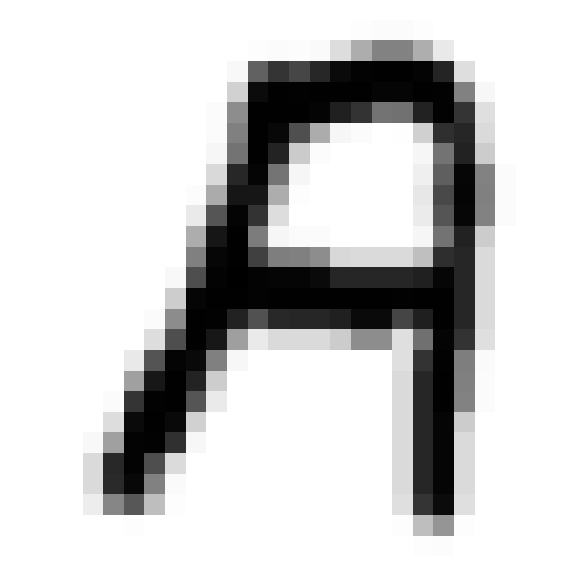
#> input picture preprocesamiento/images/inverted.png, 577 x 577 px
$ python -i FeatureExtractor.py   (imports and definitions only)
#> lines starting #> are read from the running program, lines starting #| are printed output that depends on the picture; after the words box and inside, x2 and y2 are one past the last pixel; in counts of white or black regions, pixels touching at a corner belong together
import numpy as np
from skimage.feature import local_binary_pattern, hog as sk_hog
from skimage.morphology import skeletonize
from skimage.measure import label, regionprops, moments_hu, euler_number
from scipy.ndimage import convolve

class FeatureExtractor:
    def __init__(self):
        pass

    @staticmethod
    def zoning(img: np.ndarray) -> np.ndarray:
        if img is None:
            return np.zeros(72, dtype=np.float32)
        if img.ndim == 1:
            side = int(np.sqrt(img.size))
            img = img.reshape(side, side)
        img = img.astype(np.float32, copy=False)
        bin_img = (img > 0).astype(np.float32)
        h, w = bin_img.shape
        gh, gw = h // 4, w // 4
        densities = []
        for i in range(4):
            for j in range(4):
                patch = bin_img[i*gh:(i+1)*gh, j*gw:(j+1)*gw]
                densities.append(patch.mean())
        proj_h = bin_img.sum(axis=1)
        proj_v = bin_img.sum(axis=0)
        proj_h = proj_h / (proj_h.sum() + 1e-7)
        proj_v = proj_v / (proj_v.sum() + 1e-7)
        return np.concatenate([np.array(densities, dtype=np.float32),
                            proj_h.astype(np.float32),
                            proj_v.astype(np.float32)]).astype(np.float32, copy=False)

    @staticmethod
    def hog(img: np.ndarray) -> np.ndarray:
        if img is None:
            return np.zeros(1, dtype=np.float32)
        if img.ndim == 1:
            side = int(np.sqrt(img.size))
            img = img.reshape(side, side)
        img = img.astype(np.float32, copy=False)
        if img.max() > 1.0:
            img = img / 255.0
        features = sk_hog(img,
                        orientations=9,
                        pixels_per_cell=(4, 4),
                        cells_per_block=(2, 2),
                        block_norm='L2-Hys',
                        transform_sqrt=True,
                        visualize=False,
                        feature_vector=True)
        return features.astype(np.float32, copy=False)

    @staticmethod
    def hu(img: np.ndarray) -> np.ndarray:
        if img is None:
            return np.zeros(7, dtype=np.float32)
        if img.ndim == 1:
            side = int(np.sqrt(img.size))
            img = img.reshape(side, side)
        bin_img = (img > 0).astype(np.float32)
        vals = moments_hu(bin_img)
        vals = -np.sign(vals) * np.log10(np.abs(vals) + 1e-10)
        return vals.astype(np.float32, copy=False)

    @staticmethod
    def lbp(img: np.ndarray) -> np.ndarray:
        if img is None:
            return np.zeros(10, dtype=np.float32)
        if img.ndim == 1:
            side = int(np.sqrt(img.size))
            img = img.reshape(side, side)
        if img.dtype.kind == 'f':
            if img.max() <= 1.0:
                img_uint = (np.clip(img, 0.0, 1.0) * 255).astype(np.uint8)
            else:
                img_uint = np.clip(img, 0, 255).astype(np.uint8)
        else:
            img_uint = img.astype(np.uint8, copy=False)
        lbp_img = local_binary_pattern(img_uint, P=8, R=1, method='uniform')
        hist, _ = np.histogram(lbp_img.ravel(), bins=10, range=(0, 10))
        hist = hist.astype(np.float32)
        hist /= (hist.sum() + 1e-7)
        return hist.astype(np.float32, copy=False)

    @staticmethod
    def skeleton(img: np.ndarray) -> np.ndarray:
        if img is None:
            return np.zeros(4, dtype=np.float32)
        if img.ndim == 1:
            side = int(np.sqrt(img.size))
            img = img.reshape(side, side)
        bin_img = (img > 0).astype(np.uint8)
        skel = skeletonize(bin_img > 0)
        skel_uint = skel.astype(np.uint8)
        kernel = np.array([[1,1,1],[1,0,1],[1,1,1]], dtype=np.uint8)
        neighbor_count = convolve(skel_uint, kernel, mode='constant', cval=0)
        endpoints = np.sum((skel_uint == 1) & (neighbor_count == 1))
        branches = np.sum((skel_uint == 1) & (neighbor_count >= 3))
        length = skel_uint.sum()
        area = bin_img.sum()
        ratio = length / (area + 1e-7)
        return np.array([length, endpoints, branches, ratio], dtype=np.float32)

    @staticmethod
    def countours(img: np.ndarray) -> np.ndarray:
        if img is None:
            return np.zeros(6, dtype=np.float32)
        if img.ndim == 1:
            side = int(np.sqrt(img.size))
            img = img.reshape(side, side)
        bin_img = (img > 0).astype(np.uint8)
        lbl = label(bin_img)
        props = regionprops(lbl)
        if not props:
            return np.zeros(6, dtype=np.float32)
        main = max(props, key=lambda r: r.area)
        minr, minc, maxr, maxc = main.bbox
        height = maxr - minr
        width = maxc - minc
        aspect = width / (height + 1e-7)
        perimeter = main.perimeter if hasattr(main, 'perimeter') else 0.0
        feats = [main.area, main.eccentricity, main.extent, main.solidity, aspect, perimeter]
        return np.array(feats, dtype=np.float32)

    @staticmethod
    def pixel_run_length(img: np.ndarray) -> np.ndarray:
        if img is None:
            return np.zeros(6, dtype=np.float32)
        if img.ndim == 1:
            side = int(np.sqrt(img.size))
            img = img.reshape(side, side)
        bin_img = (img > 0).astype(np.uint8)

        def runs_1d(arr):
            runs = []
            count = 0
            for v in arr:
                if v == 1:
                    count += 1
                elif count > 0:
                    runs.append(count)
                    count = 0
            if count > 0:
                runs.append(count)
            if not runs:
                return [0]
            return runs

        horiz_runs = []
        for row in bin_img:
            horiz_runs.extend(runs_1d(row))
        vert_runs = []
        for col in bin_img.T:
            vert_runs.extend(runs_1d(col))

        horiz_runs = np.array(horiz_runs, dtype=np.float32)
        vert_runs = np.array(vert_runs, dtype=np.float32)

        def stats(vec):
            return np.array([vec.mean(), vec.std(), vec.max()], dtype=np.float32) if vec.size else np.zeros(3, dtype=np.float32)

        return np.concatenate([stats(horiz_runs), stats(vert_runs)]).astype(np.float32, copy=False)

    @staticmethod
    def connectivity(img: np.ndarray) -> np.ndarray:
        if img is None:
            return np.zeros(2, dtype=np.float32)
        if img.ndim == 1:
            side = int(np.sqrt(img.size))
            img = img.reshape(side, side)
        bin_img = (img > 0).astype(np.uint8)
        lbl, n_components = label(bin_img, return_num=True)
        n_components = int(n_components)
        try:
            euler = float(euler_number(bin_img))
        except Exception:
            props = regionprops(lbl)
            euler = float(sum([p.euler_number for p in props])) if props else 0.0
        return np.array([n_components, euler], dtype=np.float32)

    @staticmethod
    def geometry(img: np.ndarray) -> np.ndarray:
        if img is None:
            return np.zeros(7, dtype=np.float32)
        if img.ndim == 1:
            side = int(np.sqrt(img.size))
            img = img.reshape(side, side)
        bin_img = (img > 0).astype(np.uint8)
        lbl = label(bin_img)
        props = regionprops(lbl)
        if not props:
            return np.zeros(7, dtype=np.float32)
        main = max(props, key=lambda r: r.area)
        minr, minc, maxr, maxc = main.bbox
        cy, cx = main.centroid
        coords = np.column_stack(np.nonzero(bin_img))
        if coords.size == 0:
            inertia = 0.0
        else:
            dy = coords[:,0] - cy
            dx = coords[:,1] - cx
            inertia = float(np.sum(dx*dx + dy*dy)) / (coords.shape[0] + 1e-7)
        return np.array([minr, minc, maxr, maxc, cy, cx, inertia], dtype=np.float32)

    @staticmethod
    def projections(img: np.ndarray) -> np.ndarray:
        if img is None:
            return np.zeros(24, dtype=np.float32)
        if img.ndim == 1:
            side = int(np.sqrt(img.size))
            img = img.reshape(side, side)
        bin_img = (img > 0).astype(np.float32)
        n = bin_img.shape[0]
        proj_h = bin_img.sum(axis=1)
        proj_v = bin_img.sum(axis=0)
        h_hist, _ = np.histogram(proj_h, bins=10, range=(0, n))
        v_hist, _ = np.histogram(proj_v, bins=10, range=(0, n))
        h_hist = h_hist.astype(np.float32) / (h_hist.sum() + 1e-7)
        v_hist = v_hist.astype(np.float32) / (v_hist.sum() + 1e-7)
        diag_sums = []
        for k in range(-n+1, n):
            diag_sums.append(np.sum(np.diag(bin_img, k=k)))
        diag_sums = np.array(diag_sums, dtype=np.float32)
        m = len(diag_sums)
        group_size = m // 4
        diag_feats = []
        for i in range(4):
            start = i*group_size
            end = (i+1)*group_size if i < 3 else m
            s = diag_sums[start:end].sum()
            diag_feats.append(s)
        diag_feats = np.array(diag_feats, dtype=np.float32)
        if diag_feats.sum() > 0:
            diag_feats = diag_feats / (diag_feats.sum() + 1e-7)
        return np.concatenate([h_hist, v_hist, diag_feats]).astype(np.float32, copy=False)

    @staticmethod
    def density_quadrants(img: np.ndarray) -> np.ndarray:
        if img is None:
            return np.zeros(2, dtype=np.float32)
        if img.ndim == 1:
            side = int(np.sqrt(img.size))
            img = img.reshape(side, side)
        bin_img = (img > 0).astype(np.float32)
        h, w = bin_img.shape
        mid_h = h // 2
        mid_w = w // 2
        tl = bin_img[:mid_h, :mid_w].sum()
        tr = bin_img[:mid_h, mid_w:].sum()
        bl = bin_img[mid_h:, :mid_w].sum()
        br = bin_img[mid_h:, mid_w:].sum()
        left = (tl + bl) / (bin_img.sum() + 1e-7)
        right = (tr + br) / (bin_img.sum() + 1e-7)
        return np.array([left, right], dtype=np.float32)

    @staticmethod
    def extract_features_img(img: np.ndarray) -> np.ndarray:
        fz = FeatureExtractor.zoning(img)
        fh = FeatureExtractor.hog(img)
        fhu = FeatureExtractor.hu(img)
        fl = FeatureExtractor.lbp(img)
        fs = FeatureExtractor.skeleton(img)
        fc = FeatureExtractor.countours(img)
        fr = FeatureExtractor.pixel_run_length(img)
        fconn = FeatureExtractor.connectivity(img)
        fgeo = FeatureExtractor.geometry(img)
        fproj = FeatureExtractor.projections(img)
        fdens = FeatureExtractor.density_quadrants(img)
        feats = np.concatenate([fz, fh, fhu, fl, fs, fc, fr, fconn, fgeo, fproj, fdens])
        return feats.astype(np.float32, copy=False)

>>> import cv2
>>> picture = cv2.imread('../preprocesamiento/images/inverted.png', cv2.IMREAD_GRAYSCALE)
#> picture is the input picture: shape (577, 577); min 0, max 255, mean 203.8
>>> result = FeatureExtractor().extract_features_img(picture)
#> in zoning, `bin_img = (img > 0).astype(np.float32)`:
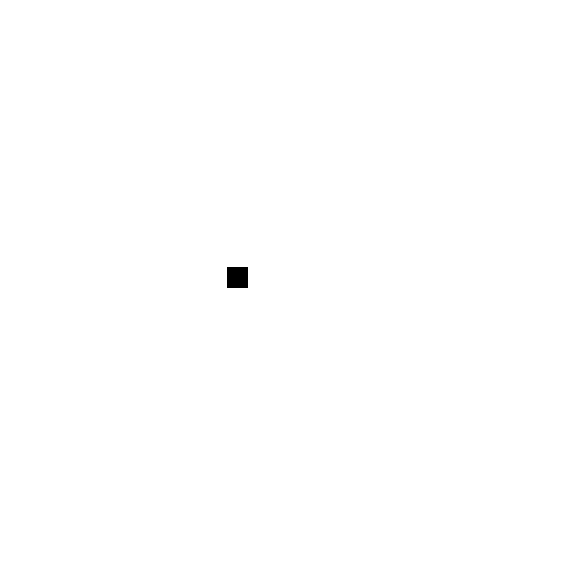
#> bin_img: shape (577, 577) float32; values 0 (black) and 1 (white), 99.9% white; 1 black region, box (x1, y1, x2, y2) and area: (227, 267, 248, 288) 441
#> after the loop in zoning, `for i in range(4):`: patch: shape (144, 144) float32; every value is 1
#> after the loop in zoning, `for i in range(4):`: densities = [1, 1, 1, 1, 1, 0.979, 1, 1, 1, 1, 1, 1, 1, 1, 1, 1]
#> in zoning, `proj_h = bin_img.sum(axis=1)`: proj_h = 577 values, max 577 at index 0, min 556 at index 267, mean 576.2
#> in zoning, `proj_v = bin_img.sum(axis=0)`: proj_v = 577 values, max 577 at index 0, min 556 at index 227, mean 576.2
#> in zoning, `proj_h = proj_h / (proj_h.sum() + 1e-7)`: proj_h = 577 values, max 0.00174 at index 0, min 0.00167 at index 267, mean 0.00173
#> in zoning, `proj_v = proj_v / (proj_v.sum() + 1e-7)`: proj_v = 577 values, max 0.00174 at index 0, min 0.00167 at index 227, mean 0.00173
#> in extract_features_img, `fz = FeatureExtractor.zoning(img)`: fz = 1170 values, max 1 at index 0, min 0.00167 at index 283, mean 0.0154
#> in hu, `vals = moments_hu(bin_img)`: vals = [2, 4, 8, 8, 64, 16, 0]
#> in hu, `vals = -np.sign(vals) * np.log10(np.abs(vals) + 1e-10)`: vals = [-0.301, -0.602, -0.903, -0.903, -1.81, -1.2, 0]
#> in lbp, `lbp_img = local_binary_pattern(img_uint, P=8, R=1, method='uniform')`:
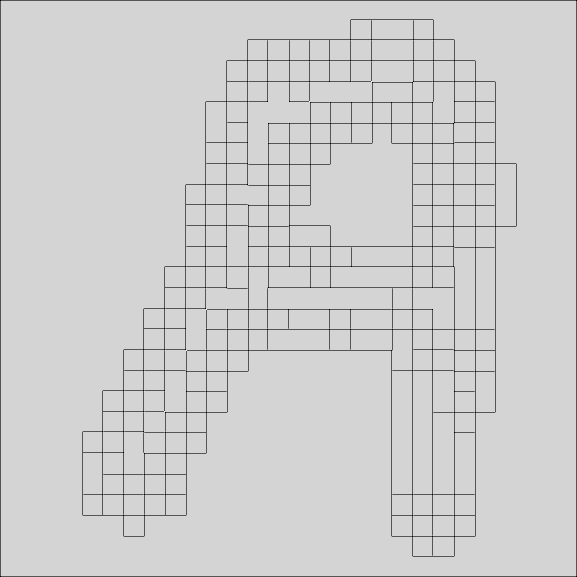
#> lbp_img: shape (577, 577) float64; min 3, max 9, mean 7.87; drawn with min black and max white
#> in lbp, `hist, _ = np.histogram(lbp_img.ravel(), bins=10, range=(0, 10))`: hist = [0, 0, 0, 216, 0, 13400, 227, 40, 319041, 5]
#> in lbp, `hist /= (hist.sum() + 1e-7)`: hist = [0, 0, 0, 0.000649, 0, 0.0402, 0.000682, 0.00012, 0.958, 1.5e-05]
#> in extract_features_img, `fl = FeatureExtractor.lbp(img)`: fl has the same summary as hist in lbp
#> in skeleton, `skel = skeletonize(bin_img > 0)`:
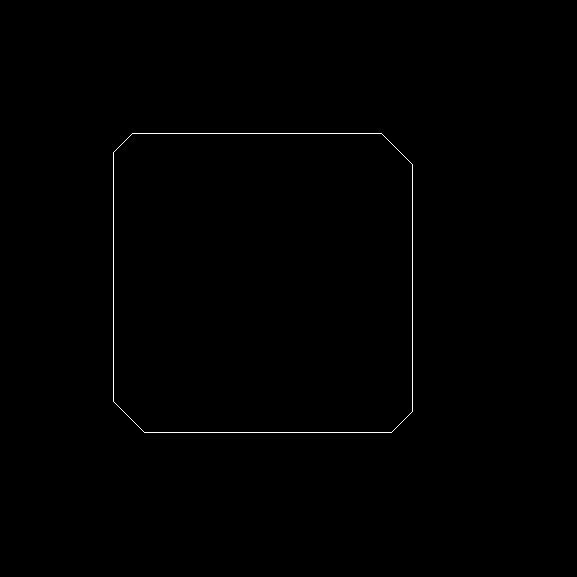
#> skel: shape (577, 577) bool; 0.33% white in thin lines or dots, all inside (x1, y1, x2, y2) = (113, 133, 413, 433)
#> in skeleton, `endpoints = np.sum((skel_uint == 1) & (neighbor_count == 1))`: endpoints = 0
#> in skeleton, `length = skel_uint.sum()`: length = 1094
#> in skeleton, `area = bin_img.sum()`: area = 332488
#> in skeleton, `ratio = length / (area + 1e-7)`: ratio = 0.00329
#> in extract_features_img, `fs = FeatureExtractor.skeleton(img)`: fs = [1094, 0, 0, 0.00329]
#> in countours, `lbl = label(bin_img)`: lbl: shape (577, 577) int64; values 0 (black) and 1 (white), 99.9% white; 1 black region
#> in countours, `props = regionprops(lbl)`: props = 1 regions; box (x1, y1, x2, y2) and area: (0, 0, 577, 577) 332488
#> in countours, `minr, minc, maxr, maxc = main.bbox`: minr = 0; maxr = 577
#> in countours, `aspect = width / (height + 1e-7)`: aspect = 1
#> in countours, `perimeter = main.perimeter if hasattr(main, 'perimeter') else 0.0`: perimeter = 2389.7
#> in countours, `feats = [main.area, main.eccentricity, main.extent, main.solidity, asp..`: feats = [332488, 0.0114, 0.999, 0.999, 1, 2389.7]
#> after the loop in pixel_run_length, `for row in bin_img:`: horiz_runs = 598 values, max 577 at index 0, min 227 at index 267, mean 556
#> after the loop in pixel_run_length, `for col in bin_img.T:`: vert_runs = 598 values, max 577 at index 0, min 267 at index 227, mean 556
#> in extract_features_img, `fr = FeatureExtractor.pixel_run_length(img)`: fr = [556, 77.59, 577, 556, 76.46, 577]
#> in connectivity, `lbl, n_components = label(bin_img, return_num=True)`: n_components = 1
#> in connectivity, `euler = float(euler_number(bin_img))`: euler = 0
#> in extract_features_img, `fconn = FeatureExtractor.connectivity(img)`: fconn = [1, 0]
#> in geometry, `minr, minc, maxr, maxc = main.bbox`: minr = 0; maxr = 577
#> in geometry, `cy, cx = main.centroid`: cy = 288; cx = 288.1
#> in geometry, `coords = np.column_stack(np.nonzero(bin_img))`: coords = 332488 pairs, first value 0 to 576, second value 0 to 576
#> in geometry, `inertia = float(np.sum(dx*dx + dy*dy)) / (coords.shape[0] + 1e-7)`: inertia = 55557.9
#> in extract_features_img, `fgeo = FeatureExtractor.geometry(img)`: fgeo = [0, 0, 577, 577, 288, 288.1, 55557.9]
#> in projections, `proj_h = bin_img.sum(axis=1)`: proj_h = 577 values, max 577 at index 0, min 556 at index 267, mean 576.2
#> in projections, `proj_v = bin_img.sum(axis=0)`: proj_v = 577 values, max 577 at index 0, min 556 at index 227, mean 576.2
#> in projections, `h_hist, _ = np.histogram(proj_h, bins=10, range=(0, n))`: h_hist = [0, 0, 0, 0, 0, 0, 0, 0, 0, 577]
#> in projections, `h_hist = h_hist.astype(np.float32) / (h_hist.sum() + 1e-7)`: h_hist = [0, 0, 0, 0, 0, 0, 0, 0, 0, 1]
#> after the loop in projections, `for k in range(-n+1, n):`: diag_sums = 1153 values, max 577 at index 576, min 1 at index 0, mean 288.4
#> in projections, `m = len(diag_sums)`: m = 1153
#> in projections, `group_size = m // 4`: group_size = 288
#> the loop in projections, `for i in range(4):` made 4 passes
#> (start, end, s) on passes 1 to 4: (0, 288, 41616), (288, 576, 124119), (576, 864, 124848), (864, 1153, 41905)
#> after the loop in projections, `for i in range(4):`: diag_feats = [41616, 124119, 124848, 41905]
#> in projections, `diag_feats = diag_feats / (diag_feats.sum() + 1e-7)`: diag_feats = [0.125, 0.373, 0.375, 0.126]
#> in extract_features_img, `fproj = FeatureExtractor.projections(img)`: fproj = 24 values, max 1 at index 9, min 0 at index 0, mean 0.125
#> in density_quadrants, `tl = bin_img[:mid_h, :mid_w].sum()`: tl = 82503
#> in density_quadrants, `tr = bin_img[:mid_h, mid_w:].sum()`: tr = 83232
#> in density_quadrants, `br = bin_img[mid_h:, mid_w:].sum()`: br = 83521
#> in density_quadrants, `left = (tl + bl) / (bin_img.sum() + 1e-7)`: left = 0.498
#> in density_quadrants, `right = (tr + br) / (bin_img.sum() + 1e-7)`: right = 0.502
#> in extract_features_img, `fdens = FeatureExtractor.density_quadrants(img)`: fdens = [0.498, 0.502]
